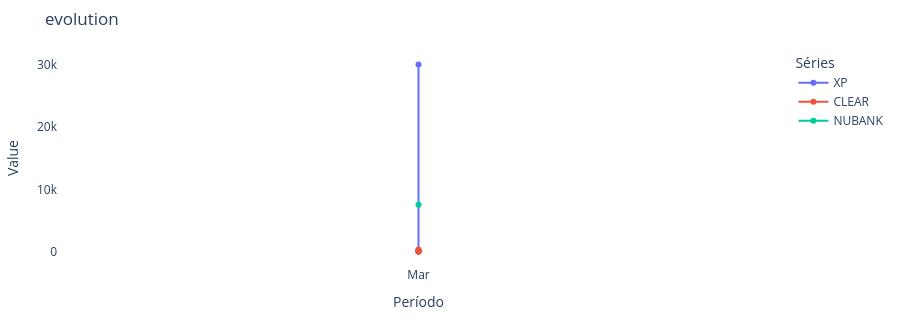

The notebook cell saved with this chart:
### Code cell
line_chart = build_line_chart(df, title='evolution', x_col="mes", y_col="preco_atual", series_col='instituicao_fin')
line_chart

### Figure 1 — Plotly figure (JSON) as saved in the notebook; plotly's stock layout.template omitted (floating-point values rounded to 4 significant figures)
{"data": [{"mode": "lines+markers", "name": "XP", "type": "scatter", "x": ["Mar", "Mar", "Mar"], "y": [132.4, 130.1, 30000.0]}, {"mode": "lines+markers", "name": "CLEAR", "type": "scatter", "x": ["Mar", "Mar", "Mar", "Mar", "Mar", "Mar"], "y": [399.1, 397.9, 177.3, 175.9, 132.4, 130.1]}, {"mode": "lines+markers", "name": "NUBANK", "type": "scatter", "x": ["Mar"], "y": [7600.0]}], "layout": {"height": 320, "legend": {"title": {"text": "Séries"}}, "margin": {"b": 20, "l": 20, "r": 20, "t": 50}, "paper_bgcolor": "rgba(0,0,0,0)", "plot_bgcolor": "rgba(0,0,0,0)", "title": {"text": "evolution"}, "xaxis": {"title": {"text": "Período"}}, "yaxis": {"title": {"text": "Value"}}}}
